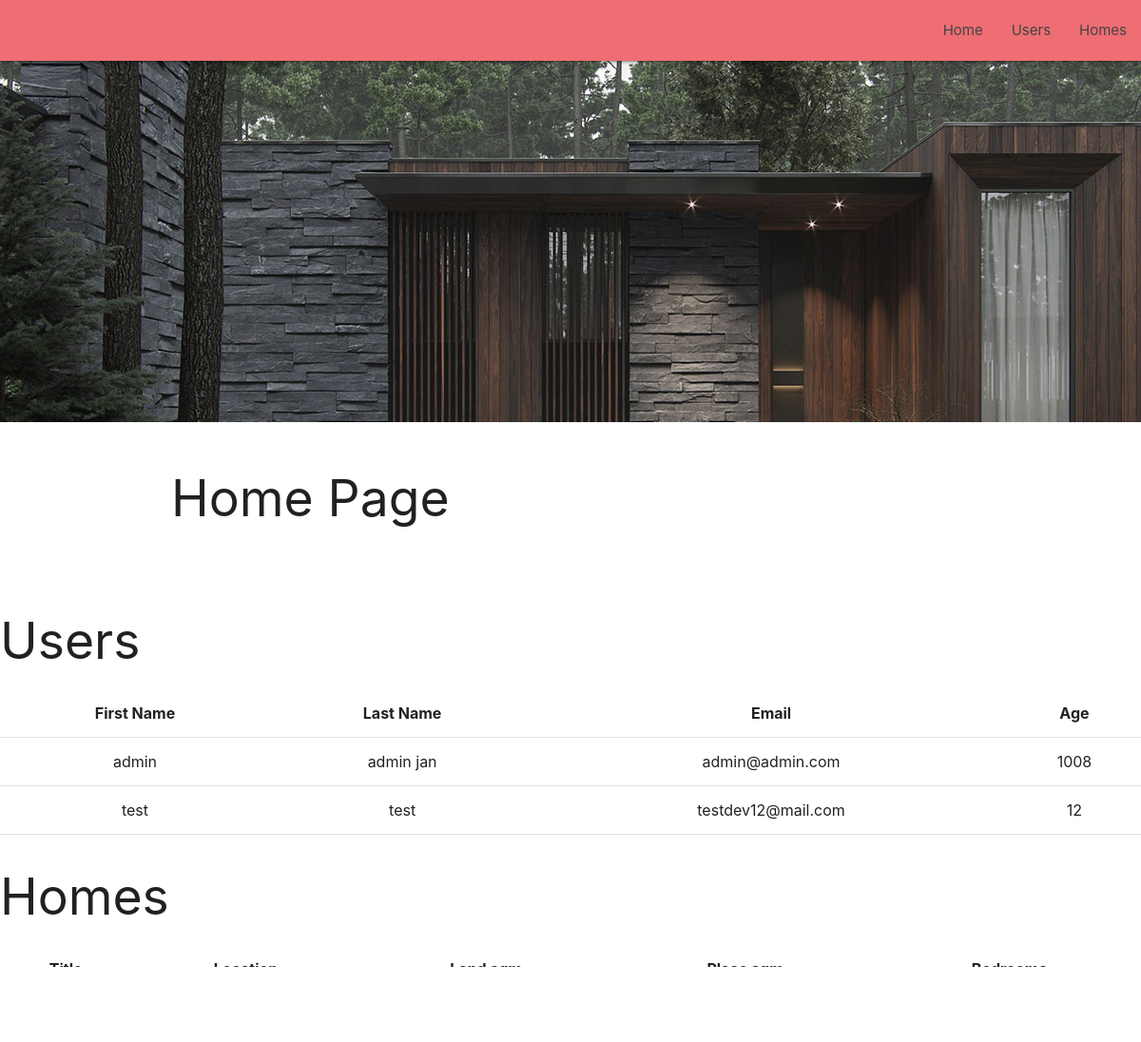
The page / on the database its author committed.
### users/models.py (models this page shows, shortened)
class User(AbstractUser):
    username = None
    email = models.EmailField(_('email address'), unique=True)
    first_name = models.CharField(max_length=64)
    last_name = models.CharField(max_length=64)
    age = models.PositiveIntegerField()
    USERNAME_FIELD = 'email'
    REQUIRED_FIELDS = []
    objects = CustomUserManager()

### users/views.py (the view)
# urls.py: path('', HomeView.as_view(), name='index'),
class HomeView(TemplateView, ListView):
    template_name = 'users/home.html'
    model = User
    queryset = User.objects.all()
    paginate_by = 5
    def get_context_data(self, *, object_list=None, **kwargs):
        self.object_list = User.objects.all()
        user_queryset = User.objects.all()
        homes_queryset = Home.objects.all()
        page_size = self.paginate_by
        user_paginator, user_page, user_queryset, user_is_paginated = self.paginate_queryset(user_queryset, page_size, "user_page")
        home_paginator, home_page, home_queryset, home_is_paginated = self.paginate_queryset(homes_queryset, page_size, "home_page")
        context = {
            'user_paginator': user_paginator,
            'user_page': user_page,
            'user_is_paginated': user_is_paginated,
            'user_queryset': user_queryset,
            'home_paginator': home_paginator,
            'home_page': home_page,
            'home_is_paginated': home_is_paginated,
            'home_queryset': home_queryset
        }
        context.update(kwargs)
        return context
    def paginate_queryset(self, queryset, page_size, page_kwarg):
        paginator = self.get_paginator(
            queryset, page_size, orphans=self.get_paginate_orphans(),
            allow_empty_first_page=self.get_allow_empty())
        page = self.kwargs.get(page_kwarg) or self.request.GET.get(page_kwarg) or 1
        try:
            page_number = int(page)
        except ValueError:
            if page == 'last':
                page_number = paginator.num_pages
            else:
                raise Http404(_('Page is not “last”, nor can it be converted to an int.'))
        try:
            page = paginator.page(page_number)
            return (paginator, page, page.object_list, page.has_other_pages())
        except InvalidPage as e:
            raise Http404(_('Invalid page (%(page_number)s): %(message)s') % {
                'page_number': page_number,
                'message': str(e)
            })

### templates/users/home.html (shortened to what this page needs)
{% extends 'base.html' %}
{% block content %}
    <div class="parallax-container">
        <div class="parallax"><img src="static/background2.jpg"></div>
    </div>
    <div class="section white">
        <div class="row container">
            <h2 class="header">Home Page</h2>
        </div>
    </div>
    <h2 class="header">Users</h2>
    <table class="centered">
        <thead>
        <tr>
            <th>First Name</th>
            <th>Last Name</th>
            <th>Email</th>
            <th>Age</th>
        </tr>
        </thead>
        <tbody>
        {% for user in user_queryset %}
            <tr>
                <td>{{ user.first_name }}</td>
                <td>{{ user.last_name }}</td>
                <td>{{ user.email }}</td>
                <td>{{ user.age }}</td>
            </tr>
        {% endfor %}
        </tbody>
    </table>
    <h2 class="header">Homes</h2>
    <table class="centered">
        <thead>
        <tr>
            <th>Title</th>
            <th>Location</th>
            <th>Land sqm</th>
            <th>Place sqm</th>
            <th>Bedrooms</th>
        </tr>
        </thead>
        <tbody>
        {% for home in home_queryset %}
            <tr>
                <td>{{ home.title }}</td>
                <td>{{ home.location }}</td>
                <td>{{ home.land_sqm }}</td>
                <td>{{ home.place_sqm }}</td>
                <td>{{ home.bedrooms }}</td>
            </tr>
        {% endfor %}
        </tbody>
    </table>
{% endblock content %}

### static/css/style.css (style rules this page uses)
.parallax-container { min-height: 380px; line-height: 0; height: auto; color: rgba(255,255,255,.9); }

### rows shown on the page
User: first_name "admin", last_name "admin jan", email "admin@admin.com", age "1008"
User: first_name "test", last_name "test", email "testdev12@mail.com", age "12"
